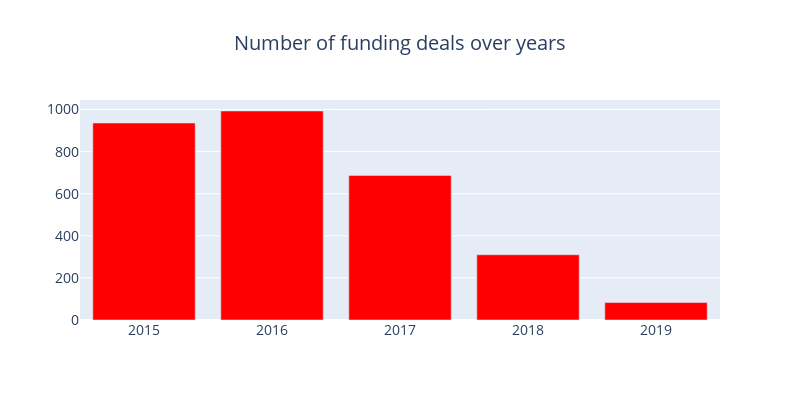

Notebook code cell kept with this figure:
### Code cell
fig

### Figure 1 — Plotly figure (JSON) as saved in the notebook; plotly's stock layout.template omitted (floating-point values rounded to 4 significant figures)
{"data": [{"marker": {"color": "RED"}, "type": "bar", "x": [2015, 2016, 2017, 2018, 2019], "y": [936, 993, 687, 310, 83]}], "layout": {"font": {"size": 14}, "height": 400, "title": {"text": "Number of funding deals over years", "x": 0.5}, "width": 800}}
